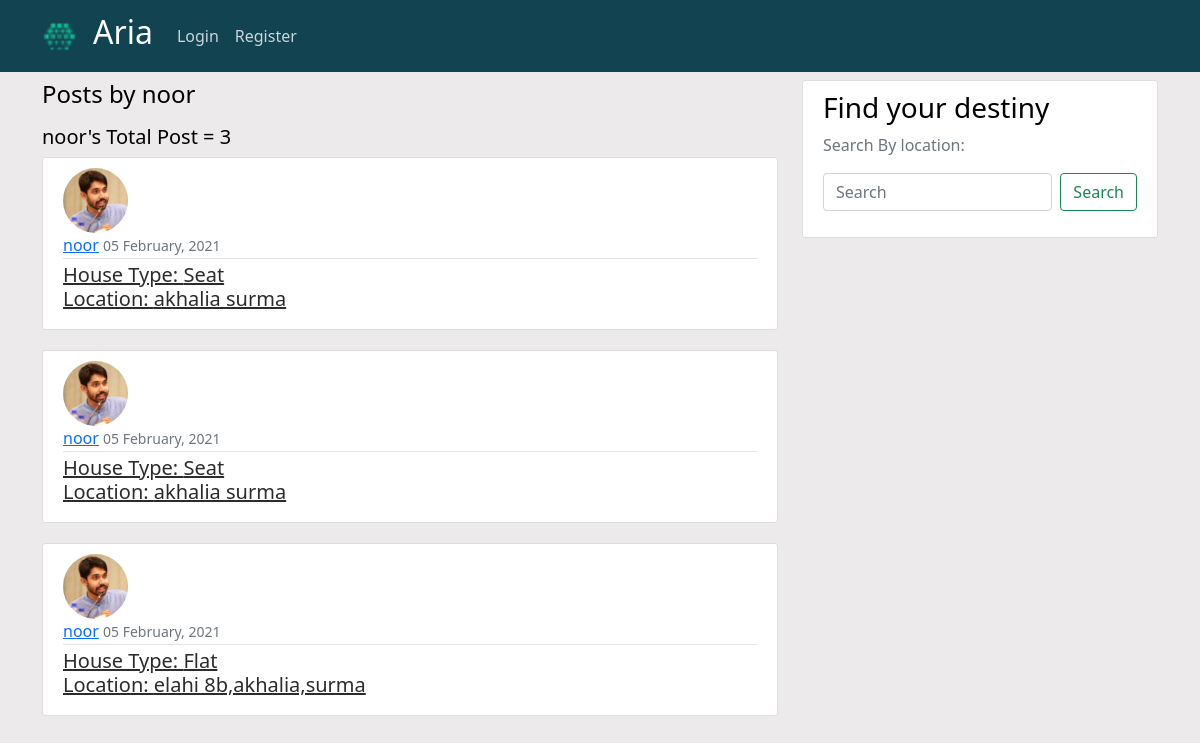
Screenshot of /user/noor with the database file from the repository.
### blog/models.py (models this page shows, shortened)
class Post3(models.Model):
    owner = models.ForeignKey(User,on_delete=models.CASCADE)
    date_posted = models.DateTimeField(default=timezone.now)
    house_type = models.CharField(max_length=5,choices=HOUSE_CHOICES)
    renter_preference = models.CharField(max_length=5,choices=RENTER_CHOICES)
    family_member = models.CharField(max_length=5,choices=MEMBER_CHOICES)
    religion_preference = models.CharField(max_length=5,choices=RELIGION_CHOICES)
    occupation_priority = models.CharField(max_length=5,choices=OCCUPATION_CHOICES)
    address = models.CharField(max_length=150)
    floor = models.CharField(max_length=10,choices=FLOOR_CHOICES)
    bed_room = models.CharField(max_length=5,choices=BED_CHOICES)
    bed_room_image = models.ImageField(upload_to='profile_pics',null=True,blank=True)
    drawing_room = models.CharField(max_length=5,choices=BED_CHOICES)
    drawing_room_image = models.ImageField(upload_to='profile_pics',null=True,blank=True)
    dinning_room = models.CharField(max_length=5,choices=BED_CHOICES)
    dinning_room_image = models.ImageField(upload_to='profile_pics',null=True,blank=True)
    kitchen = models.CharField(max_length=5,choices=BED_CHOICES)
    kitchen_room_image = models.ImageField(upload_to='profile_pics',null=True,blank=True)
    bathroom = models.CharField(max_length=5,choices=BED_CHOICES)
    bath_room_image = models.ImageField(upload_to='profile_pics',null=True,blank=True)
    washing_Machine = models.CharField(max_length=3,choices=FACILITY_CHOICES)
    hot_water = models.CharField(max_length=3,choices=FACILITY_CHOICES)
    IPS = models.CharField(max_length=3,choices=FACILITY_CHOICES)
    Generator = models.CharField(max_length=3,choices=FACILITY_CHOICES)
    Belcony = models.CharField(max_length=3,choices=FACILITY_CHOICES)
    Oven = models.CharField(max_length=3,choices=FACILITY_CHOICES)
    lift = models.CharField(max_length=3,choices=FACILITY_CHOICES)
    refrigerator = models.CharField(max_length=3,choices=FACILITY_CHOICES)
    sofa = models.CharField(max_length=3,choices=FACILITY_CHOICES)
    wifi = models.CharField(max_length=3,choices=FACILITY_CHOICES)
    ac = models.CharField(max_length=3,choices=FACILITY_CHOICES)
    television = models.CharField(max_length=3,choices=FACILITY_CHOICES)
    gas = models.CharField(max_length=3,choices=GAS_CHOICES)
    security = models.CharField(max_length=3,choices=FACILITY_CHOICES)
    parking = models.CharField(max_length=3,choices=FACILITY_CHOICES)
    house_rent = models.CharField(max_length=10)
    electricity_rent = models.CharField(max_length=5,null=True)
    gas_rent = models.CharField(max_length=5,null=True)
    water_rent = models.CharField(max_length=5,null=True)
    service_rent = models.CharField(max_length=5,null=True)
    rent_date = models.DateTimeField()
    any_special_instructions = models.TextField()

### users/models.py (models this page shows, shortened)
class Profile(models.Model):
    user = models.OneToOneField(User, on_delete = models.CASCADE)
    image = models.ImageField(default='default.jpg', upload_to='profile_pics')

### blog/views.py (the view)
# urls.py: path('user/<str:username>', UserPostListView.as_view(), name='user-posts'),
class UserPostListView(ListView):
    model = Post3
    template_name = 'blog/user_posts.html' # <app>/<model>_<viewtype>.html
    context_object_name = 'post3s'
    paginate_by = 5
    def get_queryset(self):
        user = get_object_or_404(User, username=self.kwargs.get('username'))
        return Post3.objects.filter(owner=user).order_by('-date_posted')

### blog/templates/blog/user_posts.html (shortened to what this page needs)
{% extends "blog/base.html" %}
{% block content %}
    <h4 class="mb-3">Posts by {{view.kwargs.username}}</h4>
    <h5> {{view.kwargs.username}}'s Total Post = {{ page_obj.paginator.count}} </h5>
   {% for post in post3s %}
   <article class="media content-section">
     <img class="rounded-circle article-img" src="{{ post.owner.profile.image.url}}" >
            <div class="media-body">
                  <div class="article-metadata">
                    <a class="mr-2" href="{% url 'user-profile' post.owner.username %}">{{ post.owner }}</a>
                    <small class="text-muted">{{ post.date_posted | date:"d F, Y" }}</small>
                  </div>
               <h5><a class="article-title" href="{% url 'post-detail' post.id %}">House Type: {{ post.get_house_type_display }}<br> Location: {{ post.address }} </a></h5>
            </div>
     </article>
   {% endfor %}
{% endblock content %}

### blog/static/blog/main1.css (style rules this page uses)
body { background: #eceaea; color: #000000; margin-top: 5rem; }
h1, h2, h3, h4, h5, h6 { color: #000000; }
.content-section { background: #ffffff; padding: 10px 20px; border: 1px solid #dddddd; border-radius: 3px; margin-bottom: 20px; }
.article-title { color: #2e2b2b; }
.article-img { height: 65px; width: 65px; margin-right: 16px; }
.article-metadata { padding-bottom: 1px; margin-bottom: 4px; border-bottom: 1px solid #e3e3e3 }

### rows the page displays
Post3: owner.profile.image (picture), owner "noor", date_posted "05 February, 2021", house_type "Seat", address "akhalia surma"
Post3: owner.profile.image (picture), owner "noor", date_posted "05 February, 2021", house_type "Seat", address "akhalia surma"
Post3: owner.profile.image (picture), owner "noor", date_posted "05 February, 2021", house_type "Flat", address "elahi 8b,akhalia,surma"

### other values shown
{{ view.kwargs.username }} "noor"
{{ page_obj.paginator.count }} "3"
